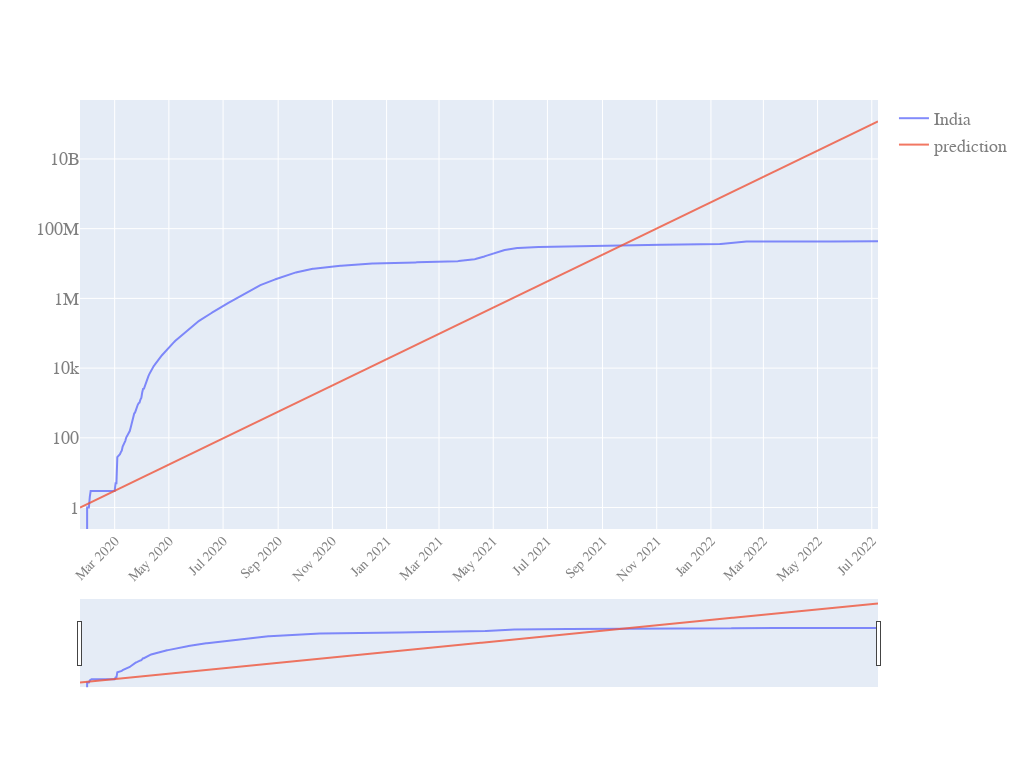

Notebook code for this chart:
### Code cell
quick_plot(LR_inspect.date,
           LR_inspect.iloc[:,1:],
           y_scale='log',
           slider=True)

### Figure 1 — Plotly figure (JSON) as saved in the notebook; plotly's stock layout.template omitted (floating-point values rounded to 4 significant figures; data arrays with more than 128 entries replaced by an {"elided": "..."} marker saying what was removed)
{"data": [{"name": "India", "opacity": 0.8, "type": "scatter", "x": {"elided": "899 str values"}, "y": {"elided": "899 int values"}}, {"name": "prediction", "opacity": 0.8, "type": "scatter", "x": {"elided": "899 str values"}, "y": {"elided": "899 float values"}}], "layout": {"autosize": true, "font": {"color": "#7f7f7f", "family": "PT Sans, monospace", "size": 18}, "height": 768, "width": 1024, "xaxis": {"nticks": 20, "rangeslider": {"visible": true}, "tickangle": -45, "tickfont": {"color": "#7f7f7f", "size": 14}}, "yaxis": {"type": "log"}}}
